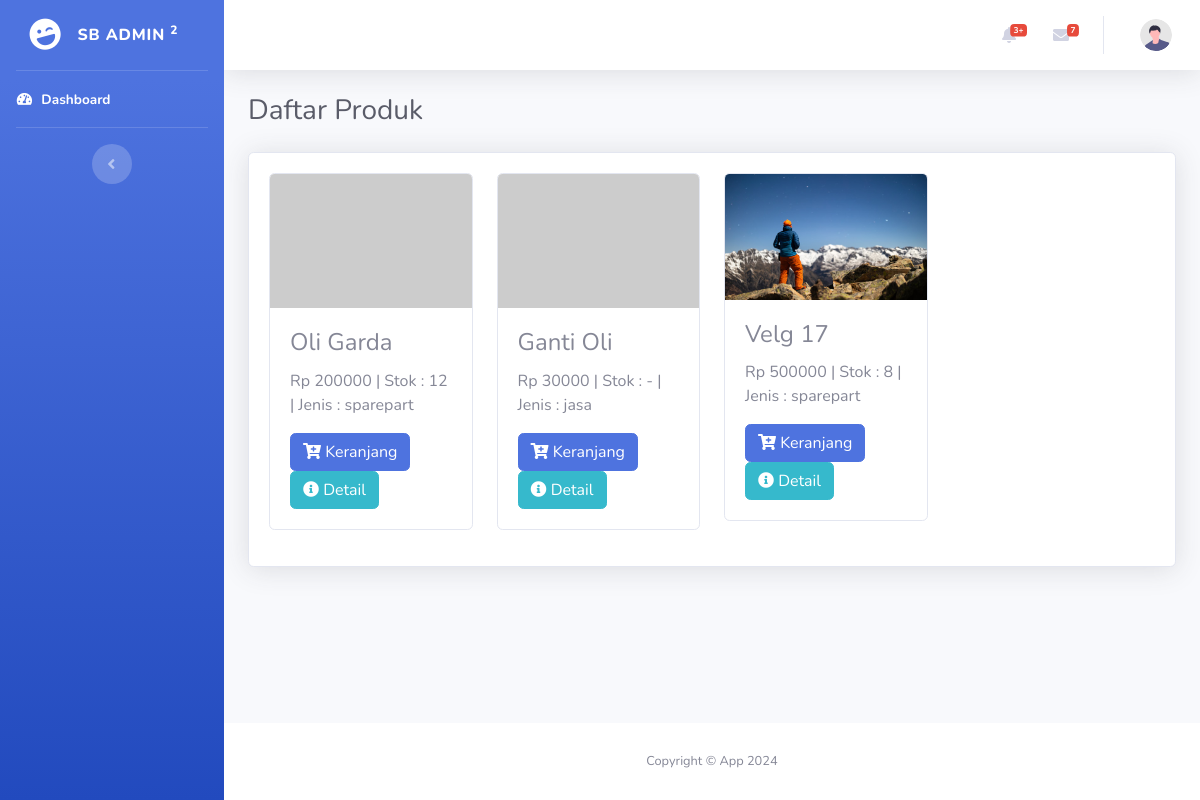
Page /index.php/produk/list on the earlier database version.
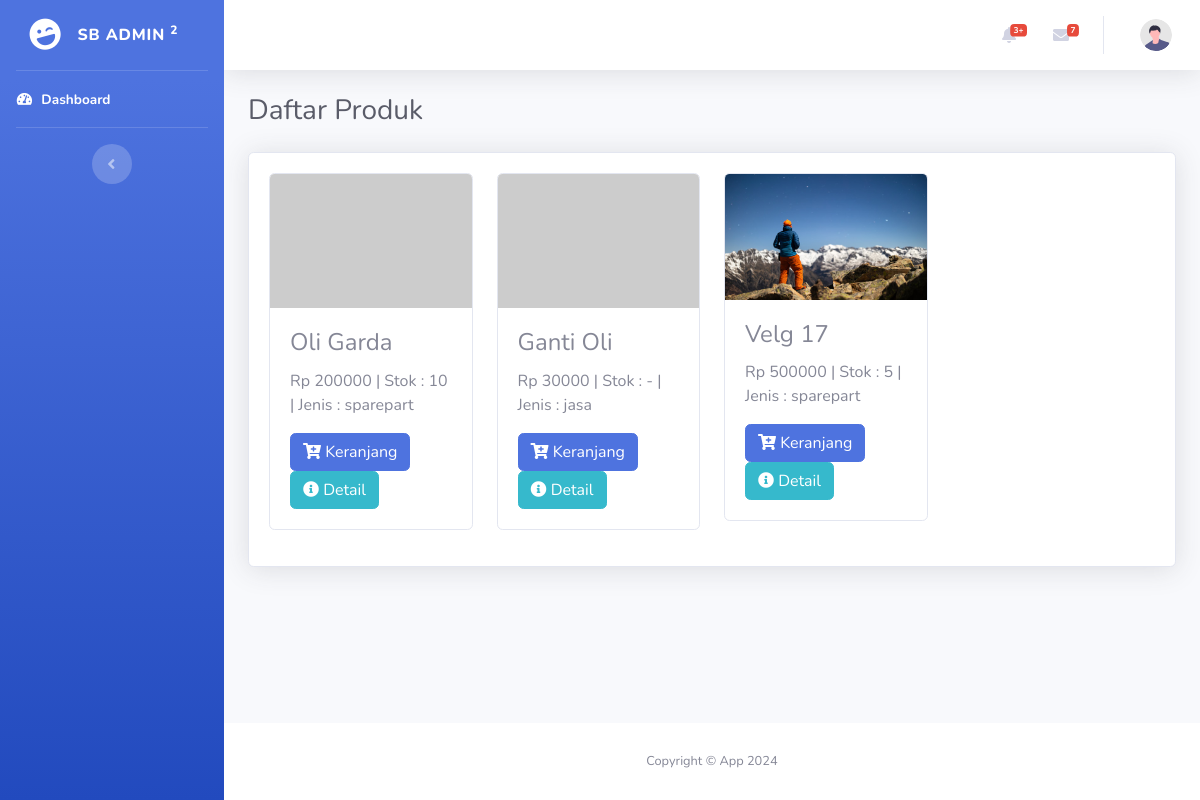
Same page on the later database version.
### tables this page shows
CREATE TABLE `produk` (
  `id` int(11) NOT NULL,
  `nama_produk` varchar(128) NOT NULL,
  `deskripsi` varchar(128) NOT NULL,
  `jenis` enum('sparepart','jasa') NOT NULL,
  `stok` int(11) DEFAULT NULL,
  `harga` int(11) NOT NULL,
  `diskon` int(11) DEFAULT NULL,
  `foto` varchar(255) DEFAULT NULL,
  `created_at` datetime NOT NULL
);

### application/controllers/Produk.php (called while the page is built, shortened)
<?php
class Produk extends CI_Controller
{
    public function __construct()
    {
        $this->load->library('form_validation');
    }
    public function list()
    {
        $data['title'] = 'Daftar Produk';
        $data['user'] = $this->db->get_where('users', ['email' => $this->session->userdata('email')])->row_array();
        $data['produk'] = $this->db->get('produk')->result_array();
        $this->load->view('templates/main_header', $data);
        $this->load->view('templates/main_sidebar',);
        $this->load->view('templates/main_topbar', $data);
        $this->load->view('produk/list', $data);
        $this->load->view('templates/main_footer');
    }
}

### index.php (called while the page is built, shortened)
<?php
require_once BASEPATH.'core/CodeIgniter.php';

### application/views/produk/list.php (the view, shortened to what this page needs)
<div class="container-fluid">
    <div class="d-sm-flex align-items-center justify-content-between mb-4">
        <h1 class="h3 mb-0 text-gray-800"><?= $title; ?></h1>
    </div>
    <div class="card shadow mb-4">
        <div class="card-body">
            <div class="row">
                <?php if ($produk !== null) : ?>
                    <?php foreach ($produk as $p) : ?>
                        <div class="col-md-3 mb-3">
                            <div class="card text-left">
                                <?php if ($p['foto'] == null) : ?>
                                    <img class="card-img-top" src="https://placehold.co/600x400" alt="image">
                                <?php else : ?>
                                    <img class="card-img-top" src="<?= base_url('assets/upload/' . $p['foto']) ?>" alt="image">
                                <?php endif; ?>
                                <div class="card-body">
                                    <h4 class="card-title"><?= $p['nama_produk']; ?></h4>
                                    <p class="card-text">Rp <?= $p['harga']; ?> | Stok : <?= $p['stok'] ?? '-'; ?> | Jenis : <?= $p['jenis']; ?></p>
                                    <a href="<?= base_url('cart/store/' . $p['id']); ?>" class="btn btn-primary">
                                        <i class="fas fa-cart-plus"></i>
                                        Keranjang
                                    </a>
                                    <a href="<?= base_url('produk/detail/' . $p['id']); ?>" class="btn btn-info">
                                        <i class="fas fa-info-circle"></i>
                                        Detail
                                    </a>
                                </div>
                            </div>
                        </div>
                    <?php endforeach; ?>
                <?php else : ?>
                    <h3>Tidak ada data</h3>
                <?php endif; ?>
            </div>
        </div>
    </div>
</div>
</div>

### application/views/templates/main_header.php (shortened to what this page needs)
<!DOCTYPE html>
<html lang="en">
<head>
    <link href="<?= base_url('assets'); ?>/vendor/fontawesome-free/css/all.min.css" rel="stylesheet" type="text/css">
    <link href="<?= base_url('assets'); ?>/css/sb-admin-2.min.css" rel="stylesheet">
    <link href="<?= base_url('assets'); ?>/vendor/datatables/dataTables.bootstrap4.min.css" rel="stylesheet">
</head>
<body id="page-top">
    <div id="wrapper">

### application/views/templates/main_sidebar.php (shortened to what this page needs)
<ul class="navbar-nav bg-gradient-primary sidebar sidebar-dark accordion" id="accordionSidebar">
    <a class="sidebar-brand d-flex align-items-center justify-content-center" href="index.html">
        <div class="sidebar-brand-icon rotate-n-15">
            <i class="fas fa-laugh-wink"></i>
        </div>
        <div class="sidebar-brand-text mx-3">SB Admin <sup>2</sup></div>
    </a>
    <hr class="sidebar-divider my-0">
    <li class="nav-item active">
        <a class="nav-link" href="<?= base_url('dashboard'); ?>">
            <i class="fas fa-fw fa-tachometer-alt"></i>
            <span>Dashboard</span></a>
    </li>
    <hr class="sidebar-divider d-none d-md-block">
    <div class="text-center d-none d-md-inline">
        <button class="rounded-circle border-0" id="sidebarToggle"></button>
    </div>
</ul>

### application/views/templates/main_topbar.php (shortened to what this page needs)
<div id="content-wrapper" class="d-flex flex-column">
    <div id="content">
        <nav class="navbar navbar-expand navbar-light bg-white topbar mb-4 static-top shadow">
            <ul class="navbar-nav ml-auto">
                <li class="nav-item dropdown no-arrow mx-1">
                    <a class="nav-link dropdown-toggle" href="#" id="alertsDropdown" role="button" data-toggle="dropdown" aria-haspopup="true" aria-expanded="false">
                        <i class="fas fa-bell fa-fw"></i>
                        <span class="badge badge-danger badge-counter">3+</span>
                    </a>
                </li>
                <li class="nav-item dropdown no-arrow mx-1">
                    <a class="nav-link dropdown-toggle" href="#" id="messagesDropdown" role="button" data-toggle="dropdown" aria-haspopup="true" aria-expanded="false">
                        <i class="fas fa-envelope fa-fw"></i>
                        <span class="badge badge-danger badge-counter">7</span>
                    </a>
                </li>
                <li class="nav-item dropdown no-arrow">
                    <a class="nav-link dropdown-toggle" href="#" id="userDropdown" role="button" data-toggle="dropdown" aria-haspopup="true" aria-expanded="false">
                        <img class="img-profile rounded-circle" src="<?= base_url('assets'); ?>/img/undraw_profile.svg">
                    </a>
                </li>
            </ul>
        </nav>

### application/views/templates/main_footer.php (shortened to what this page needs)
<footer class="sticky-footer bg-white">
    <div class="container my-auto">
        <div class="copyright text-center my-auto">
            <span>Copyright &copy; App <?= date('Y'); ?></span>
        </div>
    </div>
</footer>
</div>
</div>
</body>
</html>

Differences in the rows shown:
changed produk "Oli Garda": stok "12" → "10"
changed produk "Velg 17": stok "8" → "5"
